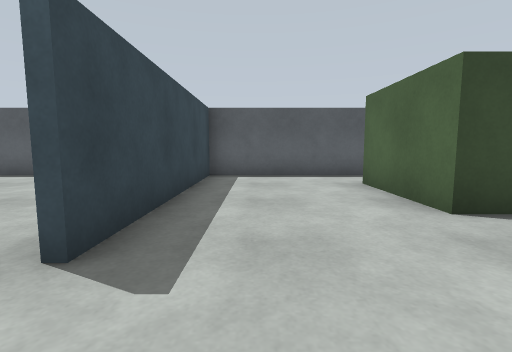
View 1 (above)

16 first-person views from a walk through a Gazebo world. The camera is 0.86 m above the floor, tilts 6° down and sees 85° across. The floor is counted in squares, 1 m on a side. Each view is taken from the middle of a square. On the plan, view 1 faces up. The plan holds only what a view shows up to about 10 squares ahead; the rest is blank. The place goes on beyond the plan.

View 2
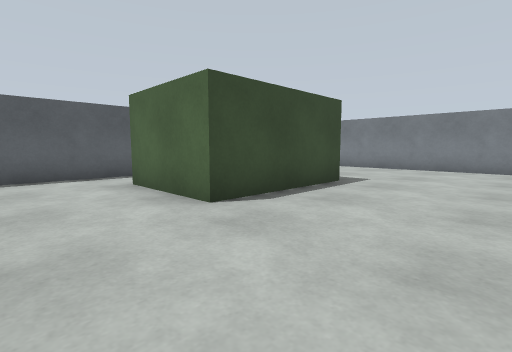

View 3
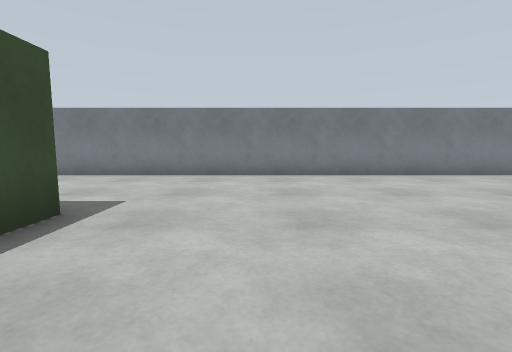

View 4
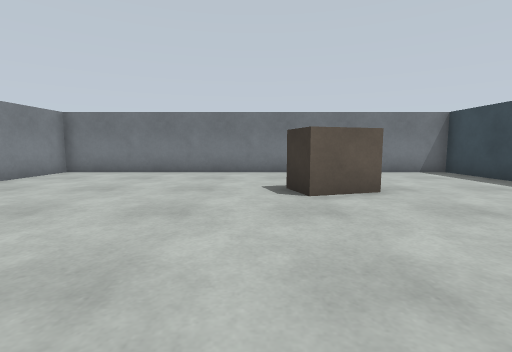

View 5
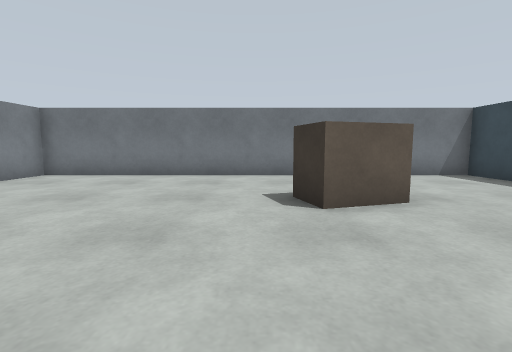

View 6
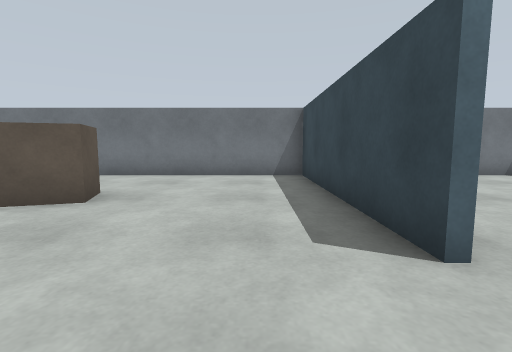

View 7
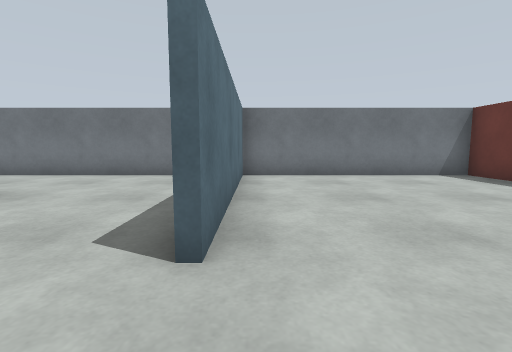

View 8
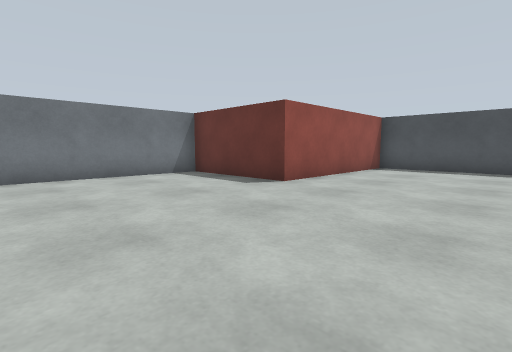

View 9
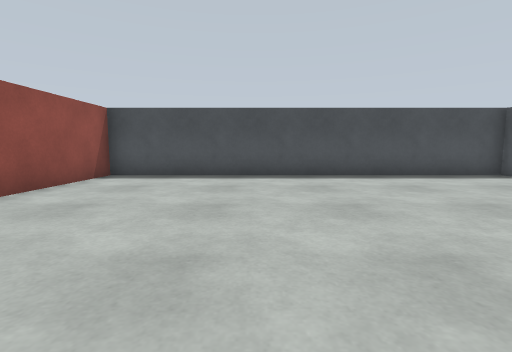

View 10
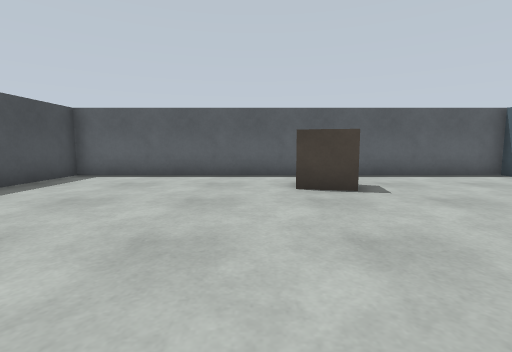

View 11
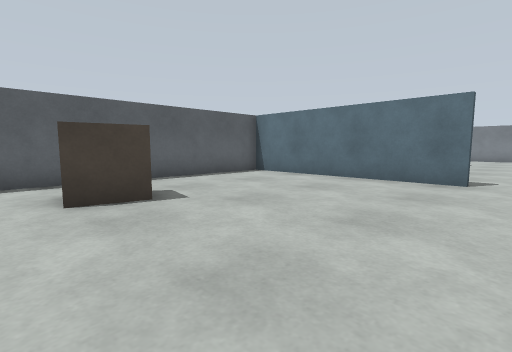

View 12
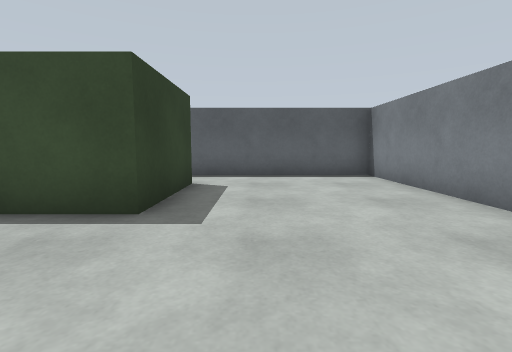

View 13
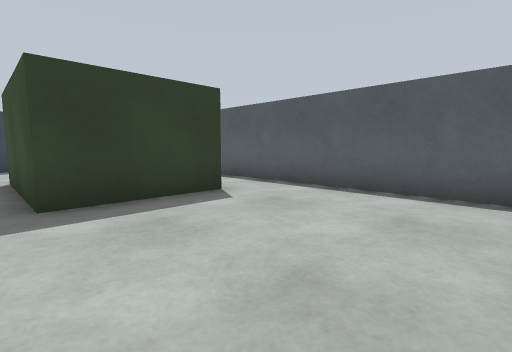

View 14
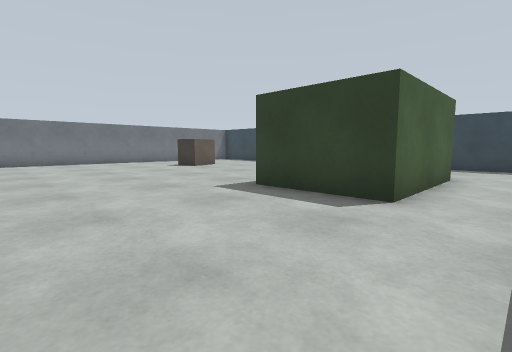

View 15
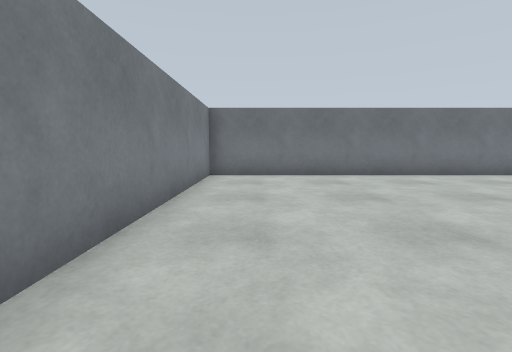

View 16
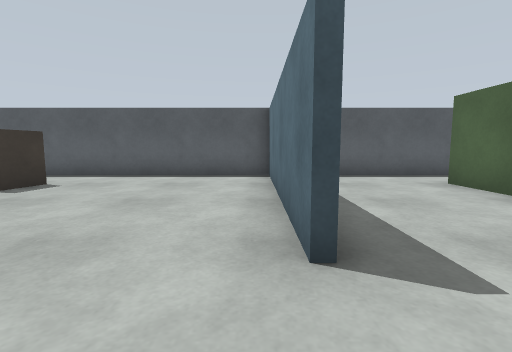

### Floor plan
Points are (right, up) in squares from view 1. A wall is a line through its corners. A room is listed if a view was taken in it or the views show most of it. See-through windows are left out.
Room 1 (views 1, 2, 3, 4, 5, 6, 12, 13, 14, 15)
walls: (-1.4, -0.9) (-1.4, -7.5); (-1.4, 8.5) (-1.4, 1.9); (-1, -7.4) (11.4, -7.4) (11.4, 8.4) (-1, 8.4)
ways out: opening at (-1, 1) to room 2
objects: brown box (3, -4) to (4, -3); green box (3, 4) to (6, 6)
Room 2 (views 7, 8, 9, 10, 11, 16)
walls: (-1.6, 1.9) (-1.6, 8.5); (-1, 8.4) (-14.4, 8.4) (-14.4, -3.4) (-8.4, -3.4) (-8.4, -7.4) (-1, -7.4); (-1.6, -7.2) (-1.6, -1)
ways out: opening at (-1, 1) to room 1
objects: brown box (-8, 6) to (-7, 6)

Positions as (right, up) in squares from view 1, and headings:
1: (0, 0), facing up
2: (0, 0), facing up-right
3: (3, 1), facing right
4: (5, 2), facing down
5: (5, 1), facing down
6: (0, 1), facing down
7: (-2, 1), facing down
8: (-3, 1), facing down-left
9: (-6, 1), facing left
10: (-9, 0), facing up
11: (-9, 1), facing up-right
12: (8, 0), facing up
13: (11, 3), facing up-left
14: (11, 8), facing down-left
15: (10, 1), facing down
16: (-2, 0), facing up
